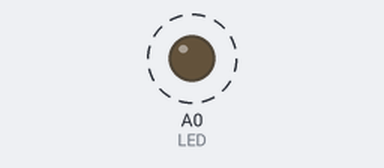
The sketch below on a simulated Arduino Uno, built with avr-gcc and run on an emulated ATmega328P. Shown: output pins drawn as LEDs (lit = HIGH). Dashed ring = blinking. No radio packets arrive unless stated; what the sketch prints to the serial monitor is not drawn.

Above: at 1.3 s.
Timing chart, 0 to 5.3 s (numbered marks = the images above):
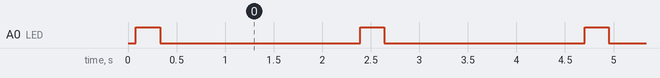

Measured:
- by itself, A0 (LED): alternates HIGH for 0.25 s and LOW for 2.1 s

The sketch:

RadCom_LoRa_Range_433_TX.ino
```cpp
// RadCom LoRa Range Tester
// Feather9x_TX 433 Mhz
// Daimon Tilley, G4USI Sept. 2020

// this section includes the required libraries

#include <SPI.h>
#include <LoRa.h>

//this section defines the pins used for the SemTech radio module and the led

#define RFM95_CS 8
#define RFM95_RST 4
#define RFM95_INT 7
#define LED A0 //if you wish to omit the external LED, resistor and sounder, merely replace 'A0' with '13' to use the onboard LED

int counter = 0;//creates a variable to count the number of packets sent

void setup() {
  pinMode (LED, OUTPUT);//tells the Feather this pin is for output rather than input
  LoRa.setPins(RFM95_CS, RFM95_RST, RFM95_INT);//sets the pins for the radio module
  Serial.begin(9600);//initialise serial output
  Serial.println("LoRa Sender");
  //initialise radio to 433.3 mhz you can change this as long as you stay in the license free ISM band or the band you are licensed for
  if (!LoRa.begin(433.3E6)) {
    Serial.println("Starting LoRa failed!");
    while (1);
  }
  //This section sets the modulation parameters described in the first article and are for experimentation
  LoRa.setTxPower(10); //this is the licence-free max erp. The board can go as high as 20dbm (100mw) just replace the number 10 with a number of your choice up to 20
  LoRa.enableCrc(); //prevent bad packets - do not change. Can be removed but must also be removed in the RX code too!
  LoRa.setSpreadingFactor(7); //Set Spreading Factor 7 to 12. 7 is the fastest transmission time. 12 the slowest, working further below the noise floor
  LoRa.setCodingRate4(4); //Set coding rate for best signal immunity - range 4(5) - 4(8) - default 5 -  8 doubles TX time but more robust
  LoRa.setSignalBandwidth(125E3); //Supported values are 7.8E3, 10.4E3, 15.6E3, 20.8E3, 31.25E3, 41.7E3, 62.5E3, 125E3, and 250E3. 125E3 recommended for normal use.
  // frequency instability can be an issue below 62.5E3 leading to bad packets, unless using a TCXO.
}

void loop() {
  //this section runs repeatedly, sending a packet which is identified by the number contained in the variable 'counter'
  //flashing the led each time, incrementing the counter, waiting for two seconds and then sending the next packet, ad infinitum

  Serial.print("Sending packet: ");
  Serial.println(counter);

  // send packet
  LoRa.beginPacket();
  LoRa.print("RadCom Range Test my_callsign");//change this text to whatever you wish. If using more than 10dbm power, ensure you send your callsign too!
  LoRa.print(counter);
  LoRa.endPacket();

  //flash led  and beep buzzer to show packet sent
  digitalWrite (LED, HIGH);
  delay (250);
  digitalWrite (LED, LOW);

  counter++; //increment the counter by 1

  delay(2000);//wait 2 seconds and repeat
}
```
